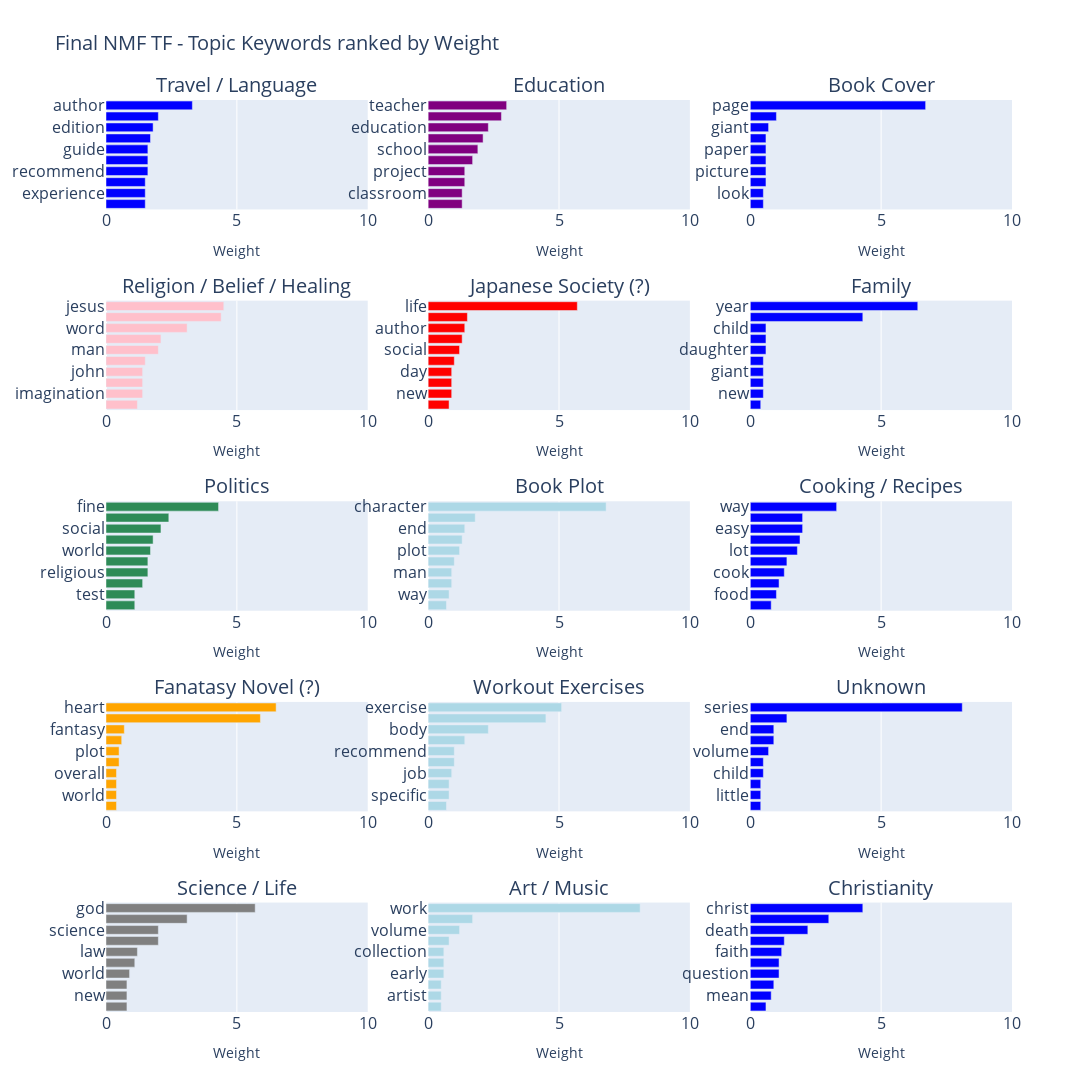

Source (notebook cell):
### Code cell
data = display_topics(NMF_tf_npmi, tf_feature_names, 10)
fig = make_subplots(rows=5, cols=3, subplot_titles= ["Travel / Language", "Education", "Book Cover", "Religion / Belief / Healing", "Japanese Society (?)", "Family", "Politics", "Book Plot", "Cooking / Recipes", "Fanatasy Novel (?)","Workout Exercises","Unknown", "Science / Life", "Art / Music", "Christianity"])
colors = ["Blue", "Pink", "SeaGreen", "Orange", "Grey", "Purple", "Red", "LightBlue", "LightBlue", "LightBlue", "LightBlue", "LightBlue", "LightBlue", "LightBlue", "LightBlue"]
for col in range(0,  int(len(data.columns)) ,2):
    if col < 10:
        fig.add_trace(go.Bar(
        x=data.iloc[:,col+1].astype("float64"),
        y=data.iloc[:,col],
        marker_color=colors[int(col/2)], orientation = "h"), col= 1, row = int(col/2)+1)
    if col >= 10 and col < 20:
        fig.add_trace(go.Bar(
        x=data.iloc[:,col+1].astype("float64"),
        y=data.iloc[:,col],
        marker_color=colors[int(col/2)], orientation = "h"),col= 2, row = int(col/2)-4)
    if col >= 20:
        fig.add_trace(go.Bar(
        x=data.iloc[:,col+1].astype("float64"),
        y=data.iloc[:,col], 
        marker_color=colors[0], orientation = "h"), col= 3, row = int(col/2)-9)

fig.update_layout( height=1800, width=1600, title_text="Final NMF TF - Topic Keywords ranked by Weight", showlegend=False, titlefont = dict(size = 20),
    )
fig.update_annotations(font_size=20)
fig.update_yaxes( type = "category" , autorange = "reversed", tickfont = dict(size=16))
fig.update_xaxes( title = 'Weight', range = (0,10)  ,tickfont = dict(size=16))

### Figure 1 — Plotly figure (JSON) as saved in the notebook; plotly's stock layout.template omitted (floating-point values rounded to 4 significant figures)
{"data": [{"marker": {"color": "Blue"}, "orientation": "h", "type": "bar", "x": [3.3, 2, 1.8, 1.7, 1.6, 1.6, 1.6, 1.5, 1.5, 1.5], "xaxis": "x", "y": ["author", "day", "edition", "english", "guide", "nice", "recommend", "world", "experience", "new"], "yaxis": "y"}, {"marker": {"color": "Pink"}, "orientation": "h", "type": "bar", "x": [4.5, 4.4, 3.1, 2.1, 2, 1.5, 1.4, 1.4, 1.4, 1.2], "xaxis": "x4", "y": ["jesus", "memory", "word", "god", "man", "heal", "john", "fresh", "imagination", "therapy"], "yaxis": "y4"}, {"marker": {"color": "SeaGreen"}, "orientation": "h", "type": "bar", "x": [4.3, 2.4, 2.1, 1.8, 1.7, 1.6, 1.6, 1.4, 1.1, 1.1], "xaxis": "x7", "y": ["fine", "violence", "social", "political", "world", "government", "religious", "religion", "test", "anti"], "yaxis": "y7"}, {"marker": {"color": "Orange"}, "orientation": "h", "type": "bar", "x": [6.5, 5.9, 0.7, 0.6, 0.5, 0.5, 0.4, 0.4, 0.4, 0.4], "xaxis": "x10", "y": ["heart", "red", "fantasy", "way", "plot", "help", "overall", "previous", "world", "end"], "yaxis": "y10"}, {"marker": {"color": "Grey"}, "orientation": "h", "type": "bar", "x": [5.7, 3.1, 2, 2, 1.2, 1.1, 0.9, 0.8, 0.8, 0.8], "xaxis": "x13", "y": ["god", "universe", "science", "life", "law", "evidence", "world", "scientific", "new", "sin"], "yaxis": "y13"}, {"marker": {"color": "Purple"}, "orientation": "h", "type": "bar", "x": [3, 2.8, 2.3, 2.1, 1.9, 1.7, 1.4, 1.4, 1.3, 1.3], "xaxis": "x2", "y": ["teacher", "practice", "education", "science", "school", "research", "project", "history", "classroom", "student"], "yaxis": "y2"}, {"marker": {"color": "Red"}, "orientation": "h", "type": "bar", "x": [5.7, 1.5, 1.4, 1.3, 1.2, 1, 0.9, 0.9, 0.9, 0.8], "xaxis": "x5", "y": ["life", "japanese", "author", "war", "social", "live", "day", "self", "new", "society"], "yaxis": "y5"}, {"marker": {"color": "LightBlue"}, "orientation": "h", "type": "bar", "x": [6.8, 1.8, 1.4, 1.3, 1.2, 1, 0.9, 0.9, 0.8, 0.7], "xaxis": "x8", "y": ["character", "novel", "end", "reader", "plot", "author", "man", "world", "way", "scene"], "yaxis": "y8"}, {"marker": {"color": "LightBlue"}, "orientation": "h", "type": "bar", "x": [5.1, 4.5, 2.3, 1.4, 1, 1, 0.9, 0.8, 0.8, 0.7], "xaxis": "x11", "y": ["exercise", "chapter", "body", "strength", "recommend", "example", "job", "understand", "specific", "section"], "yaxis": "y11"}, {"marker": {"color": "LightBlue"}, "orientation": "h", "type": "bar", "x": [8.1, 1.7, 1.2, 0.8, 0.6, 0.6, 0.6, 0.5, 0.5, 0.5], "xaxis": "x14", "y": ["work", "art", "volume", "thing", "collection", "method", "early", "piano", "artist", "money"], "yaxis": "y14"}, {"marker": {"color": "Blue"}, "orientation": "h", "type": "bar", "x": [6.7, 1, 0.7, 0.6, 0.6, 0.6, 0.6, 0.6, 0.5, 0.5], "xaxis": "x3", "y": ["page", "color", "giant", "cover", "paper", "print", "picture", "art", "look", "text"], "yaxis": "y3"}, {"marker": {"color": "Blue"}, "orientation": "h", "type": "bar", "x": [6.4, 4.3, 0.6, 0.6, 0.6, 0.5, 0.5, 0.5, 0.5, 0.4], "xaxis": "x6", "y": ["year", "old", "child", "young", "daughter", "day", "giant", "son", "new", "family"], "yaxis": "y6"}, {"marker": {"color": "Blue"}, "orientation": "h", "type": "bar", "x": [3.3, 2, 2, 1.9, 1.8, 1.4, 1.3, 1.1, 1, 0.8], "xaxis": "x9", "y": ["way", "thing", "easy", "recipe", "lot", "diet", "cook", "use", "food", "help"], "yaxis": "y9"}, {"marker": {"color": "Blue"}, "orientation": "h", "type": "bar", "x": [8.1, 1.4, 0.9, 0.9, 0.7, 0.5, 0.5, 0.4, 0.4, 0.4], "xaxis": "x12", "y": ["series", "cook", "end", "thing", "volume", "favorite", "child", "mystery", "little", "issue"], "yaxis": "y12"}, {"marker": {"color": "Blue"}, "orientation": "h", "type": "bar", "x": [4.3, 3, 2.2, 1.3, 1.2, 1.1, 1.1, 0.9, 0.8, 0.6], "xaxis": "x15", "y": ["christ", "god", "death", "sin", "faith", "christian", "question", "die", "mean", "sense"], "yaxis": "y15"}], "layout": {"annotations": [{"font": {"size": 20}, "showarrow": false, "text": "Travel / Language", "x": 0.1444, "xanchor": "center", "xref": "paper", "y": 1, "yanchor": "bottom", "yref": "paper"}, {"font": {"size": 20}, "showarrow": false, "text": "Education", "x": 0.5, "xanchor": "center", "xref": "paper", "y": 1, "yanchor": "bottom", "yref": "paper"}, {"font": {"size": 20}, "showarrow": false, "text": "Book Cover", "x": 0.8556, "xanchor": "center", "xref": "paper", "y": 1, "yanchor": "bottom", "yref": "paper"}, {"font": {"size": 20}, "showarrow": false, "text": "Religion / Belief / Healing", "x": 0.1444, "xanchor": "center", "xref": "paper", "y": 0.78, "yanchor": "bottom", "yref": "paper"}, {"font": {"size": 20}, "showarrow": false, "text": "Japanese Society (?)", "x": 0.5, "xanchor": "center", "xref": "paper", "y": 0.78, "yanchor": "bottom", "yref": "paper"}, {"font": {"size": 20}, "showarrow": false, "text": "Family", "x": 0.8556, "xanchor": "center", "xref": "paper", "y": 0.78, "yanchor": "bottom", "yref": "paper"}, {"font": {"size": 20}, "showarrow": false, "text": "Politics", "x": 0.1444, "xanchor": "center", "xref": "paper", "y": 0.56, "yanchor": "bottom", "yref": "paper"}, {"font": {"size": 20}, "showarrow": false, "text": "Book Plot", "x": 0.5, "xanchor": "center", "xref": "paper", "y": 0.56, "yanchor": "bottom", "yref": "paper"}, {"font": {"size": 20}, "showarrow": false, "text": "Cooking / Recipes", "x": 0.8556, "xanchor": "center", "xref": "paper", "y": 0.56, "yanchor": "bottom", "yref": "paper"}, {"font": {"size": 20}, "showarrow": false, "text": "Fanatasy Novel (?)", "x": 0.1444, "xanchor": "center", "xref": "paper", "y": 0.34, "yanchor": "bottom", "yref": "paper"}, {"font": {"size": 20}, "showarrow": false, "text": "Workout Exercises", "x": 0.5, "xanchor": "center", "xref": "paper", "y": 0.34, "yanchor": "bottom", "yref": "paper"}, {"font": {"size": 20}, "showarrow": false, "text": "Unknown", "x": 0.8556, "xanchor": "center", "xref": "paper", "y": 0.34, "yanchor": "bottom", "yref": "paper"}, {"font": {"size": 20}, "showarrow": false, "text": "Science / Life", "x": 0.1444, "xanchor": "center", "xref": "paper", "y": 0.12, "yanchor": "bottom", "yref": "paper"}, {"font": {"size": 20}, "showarrow": false, "text": "Art / Music", "x": 0.5, "xanchor": "center", "xref": "paper", "y": 0.12, "yanchor": "bottom", "yref": "paper"}, {"font": {"size": 20}, "showarrow": false, "text": "Christianity", "x": 0.8556, "xanchor": "center", "xref": "paper", "y": 0.12, "yanchor": "bottom", "yref": "paper"}], "height": 1800, "showlegend": false, "title": {"font": {"size": 20}, "text": "Final NMF TF - Topic Keywords ranked by Weight"}, "width": 1600, "xaxis": {"anchor": "y", "domain": [0, 0.2889], "range": [0, 10], "tickfont": {"size": 16}, "title": {"text": "Weight"}}, "xaxis10": {"anchor": "y10", "domain": [0, 0.2889], "range": [0, 10], "tickfont": {"size": 16}, "title": {"text": "Weight"}}, "xaxis11": {"anchor": "y11", "domain": [0.3556, 0.6444], "range": [0, 10], "tickfont": {"size": 16}, "title": {"text": "Weight"}}, "xaxis12": {"anchor": "y12", "domain": [0.7111, 1], "range": [0, 10], "tickfont": {"size": 16}, "title": {"text": "Weight"}}, "xaxis13": {"anchor": "y13", "domain": [0, 0.2889], "range": [0, 10], "tickfont": {"size": 16}, "title": {"text": "Weight"}}, "xaxis14": {"anchor": "y14", "domain": [0.3556, 0.6444], "range": [0, 10], "tickfont": {"size": 16}, "title": {"text": "Weight"}}, "xaxis15": {"anchor": "y15", "domain": [0.7111, 1], "range": [0, 10], "tickfont": {"size": 16}, "title": {"text": "Weight"}}, "xaxis2": {"anchor": "y2", "domain": [0.3556, 0.6444], "range": [0, 10], "tickfont": {"size": 16}, "title": {"text": "Weight"}}, "xaxis3": {"anchor": "y3", "domain": [0.7111, 1], "range": [0, 10], "tickfont": {"size": 16}, "title": {"text": "Weight"}}, "xaxis4": {"anchor": "y4", "domain": [0, 0.2889], "range": [0, 10], "tickfont": {"size": 16}, "title": {"text": "Weight"}}, "xaxis5": {"anchor": "y5", "domain": [0.3556, 0.6444], "range": [0, 10], "tickfont": {"size": 16}, "title": {"text": "Weight"}}, "xaxis6": {"anchor": "y6", "domain": [0.7111, 1], "range": [0, 10], "tickfont": {"size": 16}, "title": {"text": "Weight"}}, "xaxis7": {"anchor": "y7", "domain": [0, 0.2889], "range": [0, 10], "tickfont": {"size": 16}, "title": {"text": "Weight"}}, "xaxis8": {"anchor": "y8", "domain": [0.3556, 0.6444], "range": [0, 10], "tickfont": {"size": 16}, "title": {"text": "Weight"}}, "xaxis9": {"anchor": "y9", "domain": [0.7111, 1], "range": [0, 10], "tickfont": {"size": 16}, "title": {"text": "Weight"}}, "yaxis": {"anchor": "x", "autorange": "reversed", "domain": [0.88, 1], "tickfont": {"size": 16}, "type": "category"}, "yaxis10": {"anchor": "x10", "autorange": "reversed", "domain": [0.22, 0.34], "tickfont": {"size": 16}, "type": "category"}, "yaxis11": {"anchor": "x11", "autorange": "reversed", "domain": [0.22, 0.34], "tickfont": {"size": 16}, "type": "category"}, "yaxis12": {"anchor": "x12", "autorange": "reversed", "domain": [0.22, 0.34], "tickfont": {"size": 16}, "type": "category"}, "yaxis13": {"anchor": "x13", "autorange": "reversed", "domain": [0, 0.12], "tickfont": {"size": 16}, "type": "category"}, "yaxis14": {"anchor": "x14", "autorange": "reversed", "domain": [0, 0.12], "tickfont": {"size": 16}, "type": "category"}, "yaxis15": {"anchor": "x15", "autorange": "reversed", "domain": [0, 0.12], "tickfont": {"size": 16}, "type": "category"}, "yaxis2": {"anchor": "x2", "autorange": "reversed", "domain": [0.88, 1], "tickfont": {"size": 16}, "type": "category"}, "yaxis3": {"anchor": "x3", "autorange": "reversed", "domain": [0.88, 1], "tickfont": {"size": 16}, "type": "category"}, "yaxis4": {"anchor": "x4", "autorange": "reversed", "domain": [0.66, 0.78], "tickfont": {"size": 16}, "type": "category"}, "yaxis5": {"anchor": "x5", "autorange": "reversed", "domain": [0.66, 0.78], "tickfont": {"size": 16}, "type": "category"}, "yaxis6": {"anchor": "x6", "autorange": "reversed", "domain": [0.66, 0.78], "tickfont": {"size": 16}, "type": "category"}, "yaxis7": {"anchor": "x7", "autorange": "reversed", "domain": [0.44, 0.56], "tickfont": {"size": 16}, "type": "category"}, "yaxis8": {"anchor": "x8", "autorange": "reversed", "domain": [0.44, 0.56], "tickfont": {"size": 16}, "type": "category"}, "yaxis9": {"anchor": "x9", "autorange": "reversed", "domain": [0.44, 0.56], "tickfont": {"size": 16}, "type": "category"}}}
